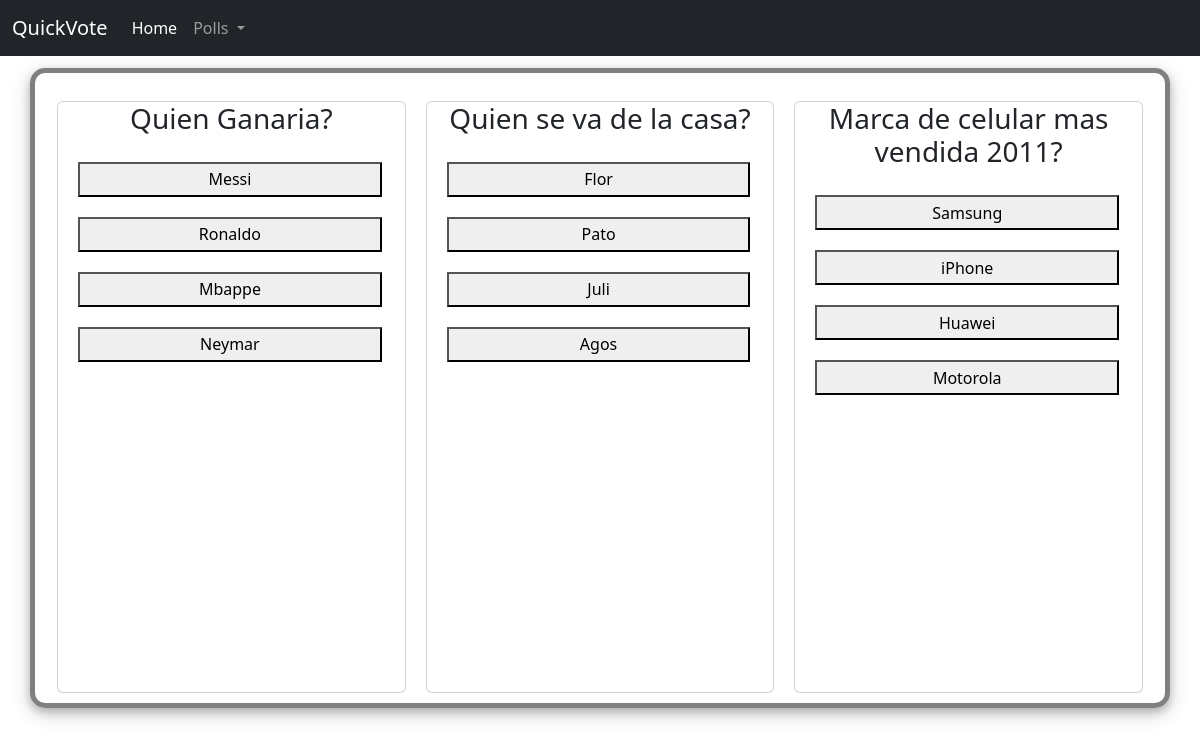
Screenshot of /polls/ with the database file from the repository.
### manager/models.py (models this page shows, shortened)
class Option(models.Model):
    description = models.CharField(max_length=100)
    interactions = models.IntegerField()
    poll = models.ForeignKey(Poll, on_delete=models.CASCADE)

class Poll(models.Model):
    description = models.CharField(max_length=200)

### polls/views.py (the view)
# urls.py: path('', views.get_polls),
@csrf_protect
def get_polls(request):
    polls = Poll.objects.all()
    polls_group = []
    for poll_item in polls:
        options = list(Option.objects.filter(poll = poll_item))
        polls_group.append(options)
    return render(request, 'templates/polls.html',
                  {
                    'result': polls_group
                  })

### templates/polls.html (shortened to what this page needs)
<!DOCTYPE html>
<html lang="en">
<head>
    <link rel="stylesheet" href="../static/css/styles.css">
</head>
<body>
    {% extends 'templates/navigator.html' %}
    {% block content %}
    <div class="container">
        {% for item in result %}
        <div class="card">
            <h3> {{item.0.poll.description}} </h3>
            <div class="options">
                {% for sub_item in item %}
                <button> {{sub_item.description}} </button>
                {% endfor %}
            </div>
        </div>
        {% endfor %}
    </div>
    {% endblock %}

### templates/navigator.html (shortened to what this page needs)
<!DOCTYPE html>
<html lang="en">
<head>
  <link rel="stylesheet" href="../static/css/index.css">
</head>
<body>
{% load bootstrap5 %}
{% bootstrap_css %}
<nav class="navbar navbar-expand-lg navbar-dark bg-dark">
  <div class="container-fluid">
    <a class="navbar-brand" href="#">QuickVote</a>
    <div class="collapse navbar-collapse" id="navbarNavDropdown">
      <ul class="navbar-nav">
        <li class="nav-item">
          <a class="nav-link active" aria-current="page" href="/">Home</a>
        </li>
        <li class="nav-item dropdown">
          <a class="nav-link dropdown-toggle" href="#" id="navbarDropdownMenuLink" role="button" data-bs-toggle="dropdown" aria-expanded="false">
            Polls
          </a>
        </li>
      </ul>
    </div>
  </div>
</nav>
{% block content %}
{% endblock %}
</body>
</html>

### static/css/styles.css (style rules this page uses)
.container { display: flex; }
.card { border: 1px solid black; margin: 10px; height: inherit; width: inherit; }
.card h3 { text-align: center; text-wrap: wrap; }
.options { display: grid; margin: 10px; }
.options button { appearance: none; height: 35px; width: 93%; margin: 10px; }
nav { position: -webkit-sticky; position: sticky; top: 0; }

### static/css/index.css (style rules this page uses)
.container { display: flex; width: 40vw; height: 80vh; margin-top: 1vw; border: 5px solid grey; border-radius: 15px; justify-content: space-around; box-shadow: 0 4px 8px 0 rgba(0, 0, 0, 0.2), 0 6px 20px 0 rgba(0, 0, 0, 0.19); }
.container div { margin-top: 2.5%; }

### rows the page displays
Option: poll.description "Quien Ganaria?", description "Messi"
Option: description "Ronaldo"
Option: description "Mbappe"
Option: description "Neymar"
Option: poll.description "Quien se va de la casa?", description "Flor"
Option: description "Pato"
Option: description "Juli"
Option: description "Agos"
Option: poll.description "Marca de celular mas vendida 2011?", description "Samsung"
Option: description "iPhone"
Option: description "Huawei"
Option: description "Motorola"
